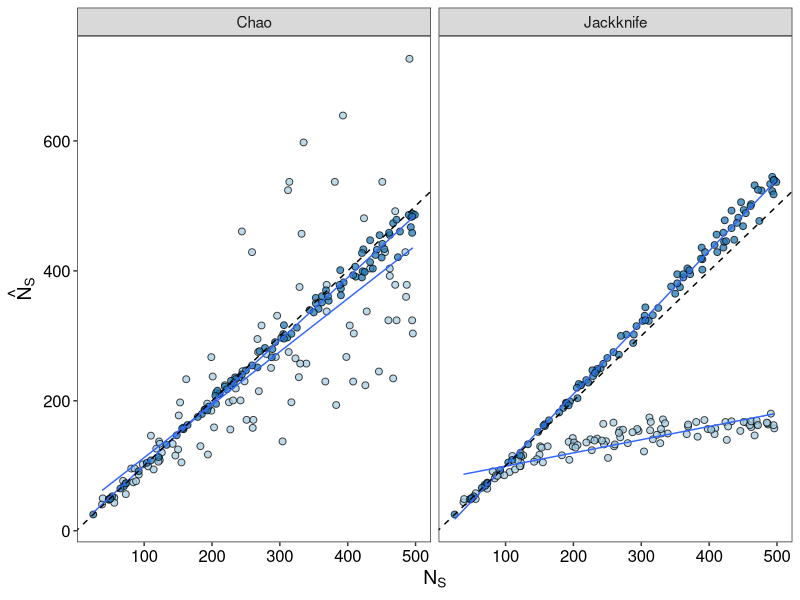

This chart was generated by the following R code:
#originally created on: May 4, 2018
#by: Nick Sard

#ABOUT: This script was written to assess if the community ecology approach to estimating the number of successful parents is
#valid

#loading in libraries
library(tidyverse)
library(vegan)

#setting working directory and reading in data
setwd("C:/Users/sard/Google Drive/R/Data analysis/2020/Nspawners rarefaction project/Simulations/")
#load source scripts
# - none -

#reading in data
df1 <- read.table(file = "Output/estimation.50off.25_500_npar.sr1.combined.information.txt",header = T,sep = "\t",stringsAsFactors = F)
df2 <- read.table(file = "Output/estimation.500off.25_500_npar.sr1.combined.information.txt",header = T,sep = "\t",stringsAsFactors = F)
tmp <- rbind(df1,df2)
table(tmp$n)
head(tmp)


tmp1 <- tmp %>% 
  select(n,Species,chao,jack1,type,true_n) %>%
  gather(key = "stat",value = "pred",chao:jack1)
head(tmp1)

tmp1$n <- factor(tmp1$n, levels = c("50","500"))
tmp1$type <- "Parents combined"
tmp1$stat <- ifelse(test = tmp1$stat == "chao", "Chao","Jackknife")

tiff(filename = "Output/prediction.error.combined.figure.tiff",width = 5.5,height =4,units = "in",res = 150)
ggplot(tmp1,aes(x=true_n,y=pred,fill =n))+
  facet_wrap(~stat,ncol=2,strip.position = "top")+
  geom_point(size=2,alpha=.75,shape=21)+
  geom_smooth(method = "lm",se = F,size=.5)+
  geom_abline(slope=1,size=.5,linetype=2)+
  theme_bw()+
  scale_fill_manual(values = c("#a6cee3","#1f78b4"))+
  labs(x=expression(N[S]),y=expression(hat(N)[S]),color="Method")+
  theme_bw()+
  theme(axis.title = element_text(size=14),
        axis.text = element_text(size=12,color = "black"),
        strip.text = element_text(size=11),
        legend.text = element_text(size=14),
        panel.grid.major = element_blank(), 
        panel.grid.minor = element_blank(),
        legend.position = "none")
dev.off()

#fin!